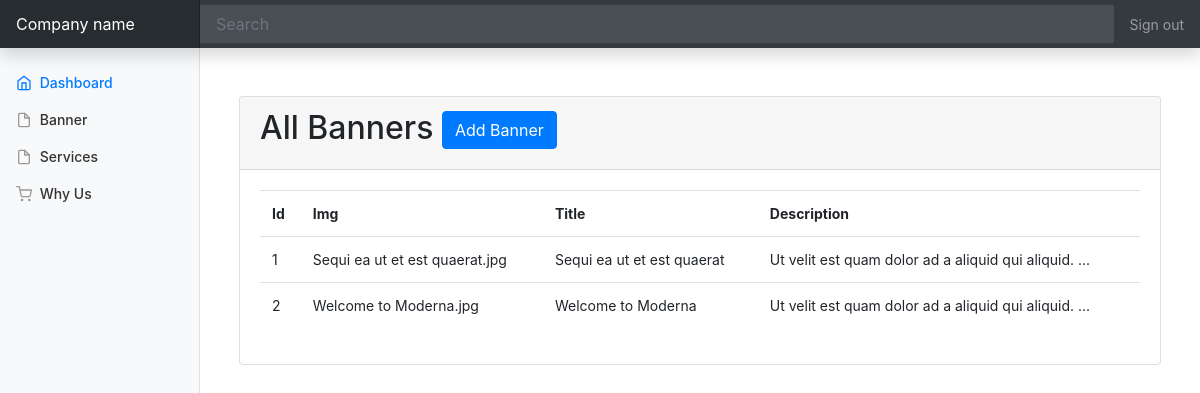
Page /admin/banner/index.php on the committed database.
### tables this page shows
CREATE TABLE `banners` (
  `id` int(11) NOT NULL,
  `title` varchar(100) NOT NULL,
  `description` text NOT NULL,
  `btn_text` varchar(30) NOT NULL,
  `btn_url` varchar(100) NOT NULL,
  `photo` varchar(100) NOT NULL,
  `status` int(1) NOT NULL DEFAULT 1
);

### admin/banner/index.php (the view)
<?php
  require_once '../inc/header.php';
require '../db.php';
$query = "SELECT * FROM banners";
$result = mysqli_query($conn, $query);
if (mysqli_num_rows($result) > 0) {
  $datas = mysqli_fetch_all($result, 1);
}
?>
<section class="mt-5">
  <div class="container">
    <div class="row">
      <div class="col-12">
        <div class="card">
          <div class="card-header">
            <h2>All Banners <a href="insert.php" class="btn btn-primary">Add Banner</a></h2>
          </div>
          <div class="card-body">
            <table class="table">
              <tr>
                <th>Id</th>
                <th>Img</th>
                <th>Title</th>
                <th>Description</th>
              </tr>
              <?php
                foreach($datas as $data){
              ?>
                <tr>
                  <td><?= $data['id']?></td>
                  <td><?= $data['photo']?></td>
                  <td><?= $data['title']?></td>
                  <td><?= substr($data['description'],0,50,) . "..."?></td>
                </tr>
              <?php
                }
              ?>
            </table>
          </div>
        </div>
      </div>
    </div>
  </div>
</section>
<?php
  require_once '../inc/footer.php';
?>

### admin/css/dashboard.css (style rules this page uses)
body { font-size: .875rem; }

### rows in the picture
banners: id "1", photo "Sequi ea ut et est quaerat.jpg", title "Sequi ea ut et est quaerat", description "Ut velit est quam dolor ad a aliquid qui aliquid."
banners: id "2", photo "Welcome to Moderna.jpg", title "Welcome to Moderna", description "Ut velit est quam dolor ad a aliquid qui aliquid."
